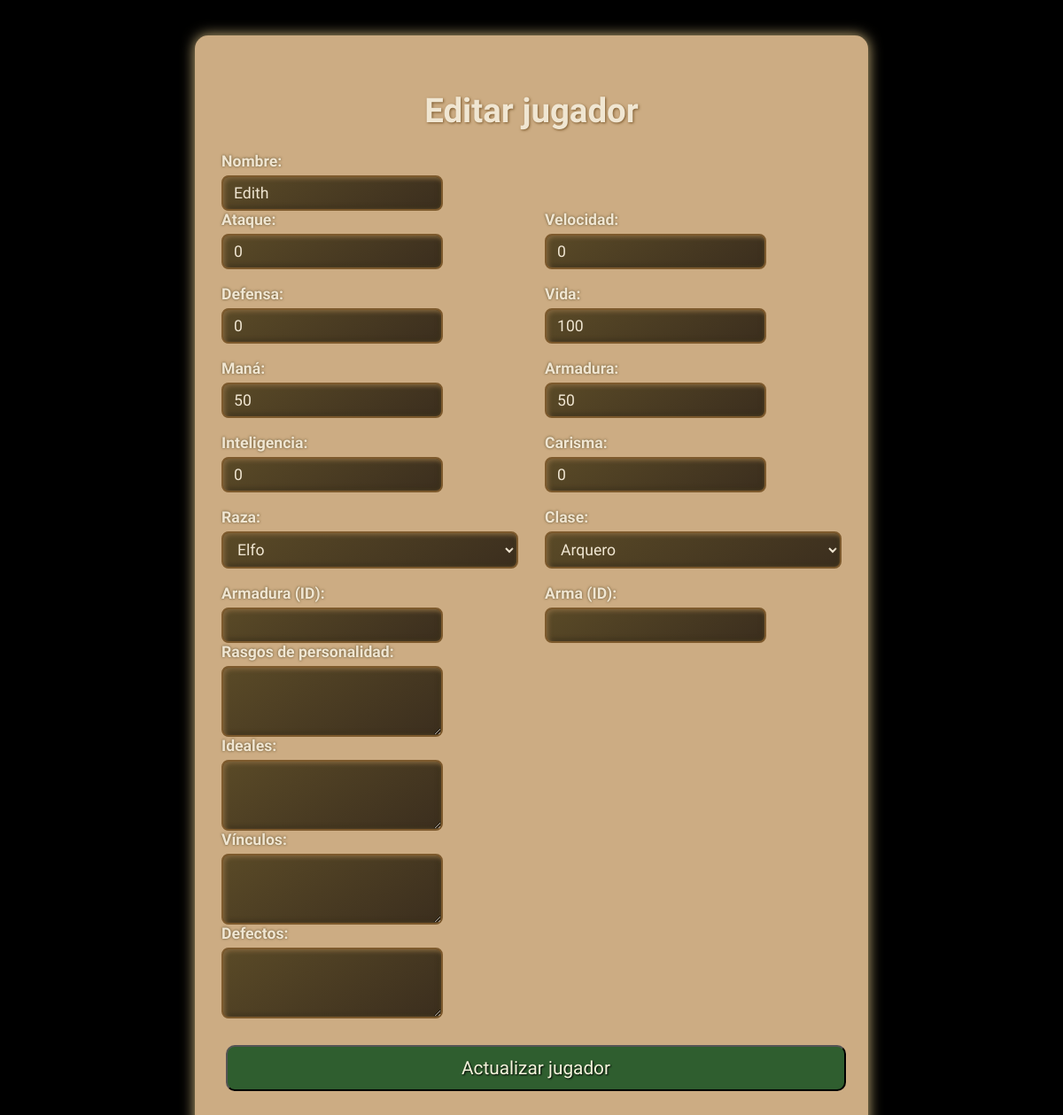
Screenshot of /edit-player/1 with the database file from the repository.
### tables this page shows
CREATE TABLE players (
    id INTEGER PRIMARY KEY AUTOINCREMENT,
    name TEXT NOT NULL,
    attack INTEGER NOT NULL DEFAULT 0,
    speed INTEGER NOT NULL DEFAULT 0,
    defense INTEGER NOT NULL DEFAULT 0,
    life INTEGER NOT NULL DEFAULT 0,
    armor INTEGER NOT NULL DEFAULT 0,
    mana INTEGER NOT NULL DEFAULT 0,
    intelligence INTEGER NOT NULL DEFAULT 0,
    charisma INTEGER NOT NULL DEFAULT 0,
    race_id INTEGER NOT NULL,
    class_id INTEGER NOT NULL,
    armor_id INTEGER,
    
    inventory_id INTEGER,
    personality_traits TEXT,
    ideals TEXT,
    bonds TEXT,
    flaws TEXT,
    FOREIGN KEY (race_id) REFERENCES races(id),
    FOREIGN KEY (class_id) REFERENCES classes(id),
    FOREIGN KEY (armor_id) REFERENCES armors(id),
    FOREIGN KEY (inventory_id) REFERENCES inventories(id)
);

CREATE TABLE races (
    id INTEGER PRIMARY KEY AUTOINCREMENT,
    name TEXT NOT NULL UNIQUE,
    description TEXT
);

CREATE TABLE classes (
    id INTEGER PRIMARY KEY AUTOINCREMENT,
    name TEXT NOT NULL UNIQUE,
    description TEXT
);

### app.py (the view, shortened to what this page needs)
@app.route('/edit-player/<int:player_id>', methods=['GET', 'POST'])
def edit_player(player_id):
    conn = get_db_connection()
    cursor = conn.cursor()
    player = get_data_of_the_player(player_id)
    races = get_all_the_races()
    classes = get_all_the_class()
    return render_template("edit_player.html", player=player, races=races, classes=classes)

### app.py (called while the page is built)
def get_data_of_the_player(player_id):
    conn = get_db_connection()
    cursor = conn.cursor()
    cursor.execute("SELECT * FROM players WHERE id = ?", (player_id,))
    row = cursor.fetchone()
    player = dict(zip([column[0] for column in cursor.description], row))
    conn.close()
    return player

def get_db_connection():
    path_db = os.path.join(BASE_DIR, 'db.sqlite3')
    conn = sqlite3.connect(path_db)
    return conn

### database/spacesAndClass.py (called while the page is built)
def get_all_the_class():
    conn = sqlite3.connect(path_db)
    conn.row_factory = sqlite3.Row  # Para obtener los datos como diccionarios
    cursor = conn.cursor()
    cursor.execute("SELECT * FROM classes")
    classes = cursor.fetchall()
    conn.close()
    return classes

def get_all_the_races():
    conn = sqlite3.connect(path_db)
    conn.row_factory = sqlite3.Row  # Para obtener los datos como diccionarios
    cursor = conn.cursor()
    cursor.execute("SELECT * FROM races")
    races = cursor.fetchall()
    conn.close()
    return races

### templates/edit_player.html (shortened to what this page needs)
    <link rel="stylesheet" href="{{ url_for('static', filename='css/dungeon_master.css') }}">
    <link rel="stylesheet" href="{{ url_for('static', filename='css/formPop.css') }}">
    <link rel="stylesheet" href="{{ url_for('static', filename='css/Styles.css') }}">
<div class="form-container">
<form method="POST" action="{{ url_for('edit_player', player_id=player.id) }}">
  <h2>Editar jugador</h2>
  <div class="form-row full-width">
    <label for="name">Nombre:</label>
    <input type="text" id="name" name="name" required value="{{ player['name'] }}">
  </div>
  <div class="form-grid">
    <div class="form-row">
      <label for="attack">Ataque:</label>
      <input type="number" id="attack" name="attack" value="{{ player['attack'] }}" required>
    </div>
    <div class="form-row">
      <label for="speed">Velocidad:</label>
      <input type="number" id="speed" name="speed" value="{{ player['speed'] }}" required>
    </div>
    <div class="form-row">
      <label for="defense">Defensa:</label>
      <input type="number" id="defense" name="defense" value="{{ player['defense'] }}" required>
    </div>
    <div class="form-row">
      <label for="life">Vida:</label>
      <input type="number" id="life" name="life" value="{{ player['life'] }}" required>
    </div>
    <div class="form-row">
      <label for="mana">Maná:</label>
      <input type="number" id="mana" name="mana" value="{{ player['mana'] }}">
    </div>
    <div class="form-row">
    <label for="armor">Armadura:</label>
    <input type="number" id="armor" name="armor" value="{{ player['armor'] }}">
    </div>
    <div class="form-row">
      <label for="intelligence">Inteligencia:</label>
      <input type="number" id="intelligence" name="intelligence" value="{{ player['intelligence'] }}" required>
    </div>
    <div class="form-row">
      <label for="charisma">Carisma:</label>
      <input type="number" id="charisma" name="charisma" value="{{ player['charisma'] }}" required>
    </div>
    <div class="form-row">
      <label for="race_id">Raza:</label>
      <select id="race_id" name="race_id" required class="medieval-select">
        {% for race in races %}
          <option value="{{ race.id }}" {% if race.id == player['race_id'] %}selected{% endif %}>{{ race.name }}</option>
        {% endfor %}
      </select>
    </div>
    <div class="form-row">
      <label for="class_id">Clase:</label>
      <select id="class_id" name="class_id" required class="medieval-select">
        {% for cls in classes %}
          <option value="{{ cls.id }}" {% if cls.id == player['class_id'] %}selected{% endif %}>{{ cls.name }}</option>
        {% endfor %}
      </select>
    </div>
    <div class="form-row">
      <label for="armor_id">Armadura (ID):</label>
      <input type="number" id="armor_id" name="armor_id" value="{{ player['armor_id'] }}">
    </div>
    <div class="form-row">
      <label for="weapon_id">Arma (ID):</label>
      <input type="number" id="weapon_id" name="weapon_id" value="{{ player['weapon_id'] }}">
    </div>
  </div>
  <div class="form-row full-width">
    <label for="personality_traits">Rasgos de personalidad:</label>
    <textarea id="personality_traits" name="personality_traits" rows="3">{{ player['personality_traits'] }}</textarea>
  </div>
  <div class="form-row full-width">
    <label for="ideals">Ideales:</label>
    <textarea id="ideals" name="ideals" rows="3">{{ player['ideals'] }}</textarea>
  </div>
  <div class="form-row full-width">
    <label for="bonds">Vínculos:</label>
    <textarea id="bonds" name="bonds" rows="3">{{ player['bonds'] }}</textarea>
  </div>
  <div class="form-row full-width">
    <label for="flaws">Defectos:</label>
    <textarea id="flaws" name="flaws" rows="3">{{ player['flaws'] }}</textarea>
  </div>
  <div class="form-row full-width btn-container">
    <button type="submit" class="btn-medieval btn-add btn-success">Actualizar jugador</button>
  </div>
</form>
</div>

### static/css/Styles.css (style rules this page uses)
.btn-medieval { font-family: 'MedievalSharp', cursive; padding: 10px 20px; border-radius: 8px; background-image: url('https://static.vecteezy.com/system/resources/thumbnails/000/109/425/small_2x/free-vector-watercolor-paper-texture.jpg'); background-size: cover; background-blend-mode: overlay; color: #f5f5dc; font-size: 16px; margin: 5px; cursor: pointer; text-shadow: 1px 1px 2px #000; transition: background-color 0.2s ease-in-out; }
.btn-add { background-color: #2f5e2f; }
.btn-success { width: 100%; }
input[type="text"], input[type="number"], input[type="email"] { font-family: 'Uncial Antiqua', serif; background: transparent; border: none; border-bottom: 2px solid #5A4928; color: #5D3A16; font-size: 1em; padding: 5px 10px; outline: none; width: 250px; }
textarea { font-family: 'Uncial Antiqua', serif; background: transparent; border: none; border-bottom: 2px solid #5A4928; color: #5D3A16; font-size: 1em; padding: 5px 10px; outline: none; width: 250px; }
input::placeholder { color: #A67C52; }
.medieval-select { font-family: 'MedievalSharp', cursive; background: linear-gradient(145deg, #3b2e1e, #5a4a27); color: #f0e6d2; border: 3px solid #7d5a2d; border-radius: 8px; padding: 8px 12px; font-size: 1.1rem; box-shadow: inset 2px 2px 5px #83673e, inset -2px -2px 5px #3a2f1a; cursor: pointer; transition: all 0.3s ease; width: 250px; }
.medieval-select option { background-color: #5a4a27; color: #f0e6d2; font-family: 'MedievalSharp', cursive; padding: 6px; }

### templates/edit_player.html (style rules this page uses)
.form-container { font-family: 'MedievalSharp', cursive; max-width: 700px; background-color: #CCAC83; padding: 30px; margin: 40px auto; border-radius: 15px; box-shadow: 0 0 15px #d1b97f; color: #f0e6d2; }
h2 { text-align: center; margin-bottom: 25px; font-size: 2.4rem; text-shadow: 1px 1px 3px #7d5a2d; }
.form-grid { display: grid; grid-template-columns: repeat(2, 1fr); gap: 18px 30px; }
.form-row { display: flex; flex-direction: column; }
.form-row label { font-weight: bold; margin-bottom: 6px; font-size: 1.1rem; text-shadow: 0 0 3px #5a4a27; }
.form-row input[type="text"], .form-row input[type="number"], .form-row select, .form-row textarea { padding: 8px 12px; font-size: 1.1rem; border-radius: 8px; border: 2px solid #7d5a2d; background: linear-gradient(145deg, #5a4a27, #3b2e1e); color: #f0e6d2; box-shadow: inset 2px 2px 5px #83673e, inset -2px -2px 5px #3a2f1a; transition: all 0.3s ease; font-family: 'MedievalSharp', cursive; }
.medieval-select { cursor: pointer; width: 100%; }
.full-width { grid-column: 1 / -1; }
.btn-container { display: flex; justify-content: center; margin-top: 25px; }
.btn-medieval { font-family: 'MedievalSharp', cursive; padding: 12px 30px; font-size: 1.3rem; border-radius: 10px; cursor: pointer; transition: all 0.3s ease; }

### rows the page displays
players: name "Edith", attack "0", speed "0", defense "0", life "100", mana "50", armor "50", intelligence "0", charisma "0", race_id "Elfo", class_id "Arquero"
